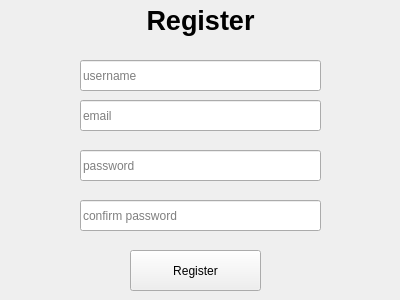
<?xml version="1.0" encoding="UTF-8"?>
<ui version="4.0">
 <class>Form</class>
 <widget class="QWidget" name="Form">
  <property name="geometry">
   <rect>
    <x>0</x>
    <y>0</y>
    <width>400</width>
    <height>300</height>
   </rect>
  </property>
  <property name="windowTitle">
   <string>Form</string>
  </property>
  <widget class="QPushButton" name="rere_btn">
   <property name="geometry">
    <rect>
     <x>130</x>
     <y>250</y>
     <width>131</width>
     <height>41</height>
    </rect>
   </property>
   <property name="text">
    <string>Register</string>
   </property>
  </widget>
  <widget class="QLabel" name="label">
   <property name="geometry">
    <rect>
     <x>100</x>
     <y>0</y>
     <width>201</width>
     <height>41</height>
    </rect>
   </property>
   <property name="font">
    <font>
     <pointsize>20</pointsize>
     <weight>75</weight>
     <bold>true</bold>
    </font>
   </property>
   <property name="text">
    <string>Register</string>
   </property>
   <property name="alignment">
    <set>Qt::AlignCenter</set>
   </property>
  </widget>
  <widget class="QLineEdit" name="username1">
   <property name="geometry">
    <rect>
     <x>80</x>
     <y>60</y>
     <width>241</width>
     <height>31</height>
    </rect>
   </property>
   <property name="placeholderText">
    <string>username</string>
   </property>
  </widget>
  <widget class="QLineEdit" name="email1">
   <property name="geometry">
    <rect>
     <x>80</x>
     <y>100</y>
     <width>241</width>
     <height>31</height>
    </rect>
   </property>
   <property name="placeholderText">
    <string>email</string>
   </property>
  </widget>
  <widget class="QLineEdit" name="password1">
   <property name="geometry">
    <rect>
     <x>80</x>
     <y>150</y>
     <width>241</width>
     <height>31</height>
    </rect>
   </property>
   <property name="placeholderText">
    <string>password</string>
   </property>
  </widget>
  <widget class="QLineEdit" name="cpass">
   <property name="geometry">
    <rect>
     <x>80</x>
     <y>200</y>
     <width>241</width>
     <height>31</height>
    </rect>
   </property>
   <property name="placeholderText">
    <string>confirm password</string>
   </property>
  </widget>
 </widget>
 <resources/>
 <connections/>
</ui>
